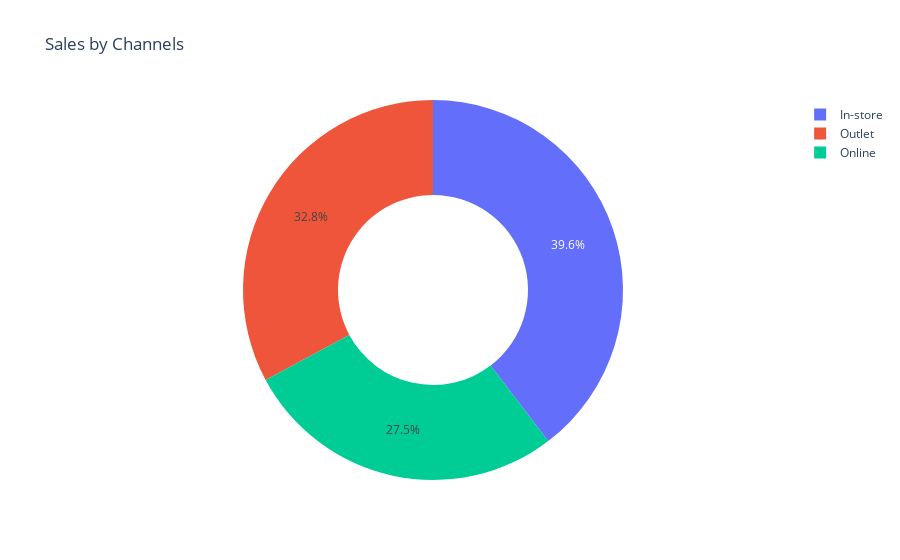

This figure's notebook cell:
### Code cell
#sales by channel
px.pie(sales,sales['sales_method'],values=sales['total_sales'],hole=.5,title='Sales by Channels')

### Figure 1 — Plotly figure (JSON) as saved in the notebook; plotly's stock layout.template omitted (floating-point values rounded to 4 significant figures; data arrays with more than 128 entries replaced by an {"elided": "..."} marker saying what was removed)
{"data": [{"domain": {"x": [0, 1], "y": [0, 1]}, "hole": 0.5, "hovertemplate": "sales_method=%{label}<br>total_sales=%{value}<extra></extra>", "labels": {"elided": "9648 str values"}, "legendgroup": "", "name": "", "showlegend": true, "type": "pie", "values": {"elided": "9648 int values"}}], "layout": {"legend": {"tracegroupgap": 0}, "title": {"text": "Sales by Channels"}}}
